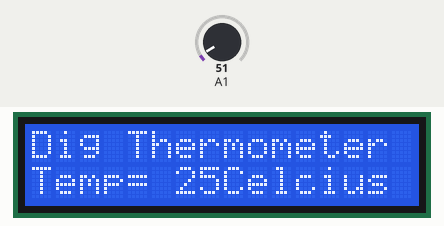
This sketch was run on a simulated Arduino Uno, built with avr-gcc and run on an emulated ATmega328P. On the bench: 16×2 character LCD. The inputs (shaded band) are chosen by the test bench; at power-on: A1 = 51.

Above: at 1.2 s.
1.3 s: A1 set to 22
At 3.0 s:
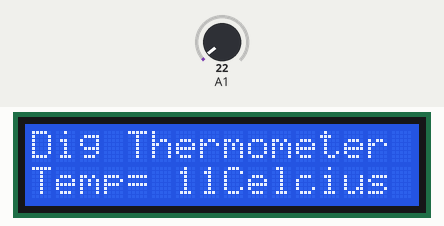
3.5 s: A1 set to 17
At 4.6 s:
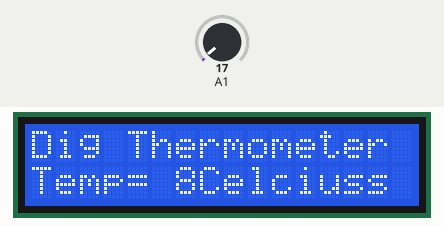
5.5 s: A1 set to 30
At 7.4 s:
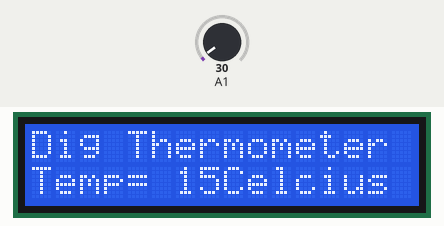
Timing chart, 0 to 8.9 s (numbered marks = the images above; inputs shaded):
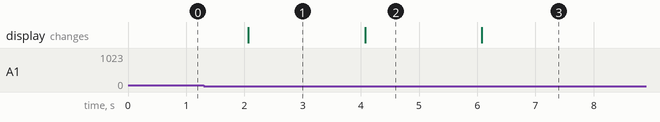

The sketch:

INKUBATOR_10-THERMOMETER_DIGITAL.ino
```cpp
#include <LiquidCrystal.h>
LiquidCrystal lcd(2, 3, 4, 5, 6, 7);
int adc, temp;

void setup() {
  lcd.begin(16, 2);
  lcd.print("Dig Thermometer");
  lcd.setCursor(0, 1);
  lcd.print("Temp= ");
}

void loop() {
  adc=analogRead(1);  //A1 Sensor LM35
  temp=(adc*5)/10;
  lcd.setCursor(6, 1);
  lcd.print(temp);
  lcd.print("Celcius");
  delay(1000);
}
```

Measured:
- the behaviour switches between 20 and 19 on A1 (found by bisection; images 1 and 2)
- after the input at 1.3 s, the display: changes after 0.77 s (image 1)
- after the input at 3.5 s, the display: changes after 0.57 s (image 2)
- after the input at 5.5 s, the display: changes after 0.58 s (image 3)
